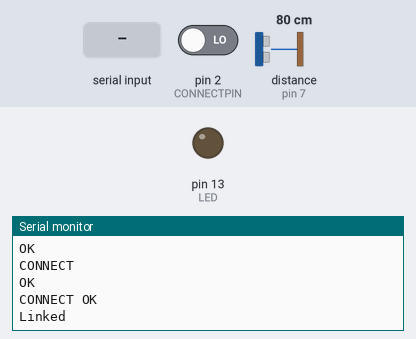
The sketch below on a simulated Arduino Uno, built with avr-gcc and run on an emulated ATmega328P. Shown: output pins drawn as LEDs (lit = HIGH), the last lines printed to the serial monitor. The inputs (shaded band) are chosen by the test bench; at power-on: pin 2 (CONNECTPIN) LOW, distance to the obstacle (sensor on pin 7) 80 cm. The echo pulse lasts 58.3 µs per cm; the modem accepts every AT command (registered, SIM ready, sends succeed) and sends nothing else.

Above: at 10.4 s.
10.5 s: "SCCS\n" received over the second serial link
At 12.1 s:
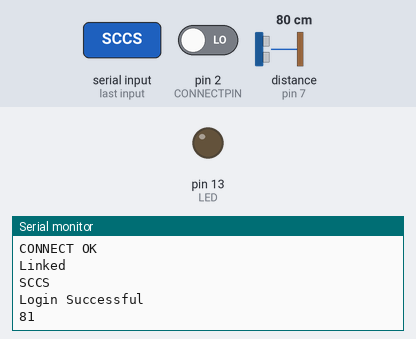
13.0 s: "BinId\n" received over the second serial link
At 15.1 s:
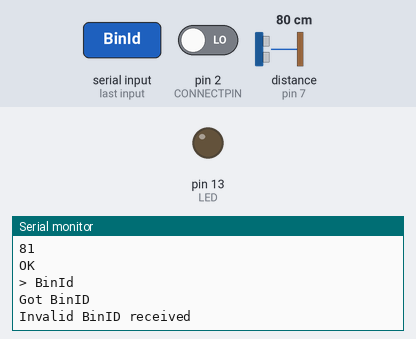

The sketch:

uno.ino
```cpp
#include <SoftwareSerial.h>
#include <NewPing.h>
#include <EEPROM.h>

const byte rxPin = 10;
const byte txPin = 11;


#define TRIGGER_PIN 6  // Arduino pin tied to trigger pin on the ultrasonic sensor.
#define ECHO_PIN 7     // Arduino pin tied to echo pin on the ultrasonic sensor.
#define MAX_DISTANCE 300

#define MAXHEIGHT 200  //Height of the bin

#define BIN_ID_ADDRESS 0
#define CONNECTPIN 2
#define LED 13
NewPing US(TRIGGER_PIN, ECHO_PIN, MAX_DISTANCE);


SoftwareSerial NODE(rxPin, txPin);
String serverIP = "192.168.157.2";
String BinID = "#XC16s";
#define BIN_ID_LENGTH 6
unsigned long lastTimeMillis = 0;
bool allowUpdate = true;
bool loggedIn = false;

String readBinIDFromEEPROM() {
  // Read Bin ID from EEPROM
  for (int i = 0; i < 6; ++i) {  // Assuming Bin ID is 6 characters long
    BinID[i] = EEPROM.read(BIN_ID_ADDRESS + i);
  }
  BinID.trim();  // Remove any leading or trailing whitespaces
  return BinID;
}

void writeBinIDToEEPROM() {
  // Write Bin ID to EEPROM
  for (int i = 0; i < BinID.length(); ++i) {
    EEPROM.write(BIN_ID_ADDRESS + i, BinID[i]);
  }
  EEPROM.write(BIN_ID_ADDRESS + BinID.length(), '\0');  // Null-terminate the string
}

bool checkEEPROM() {
  // Check if EEPROM contains valid Bin ID
  String data = readBinIDFromEEPROM();
  for(char c : data)
  {
    if(!isAlphaNumeric(c));
  }
  return true; // EEPROM data is valid
}
void setup() {
  pinMode(CONNECTPIN, INPUT_PULLUP);
  pinMode(LED, OUTPUT);
  digitalWrite(LED, LOW);
  Serial.begin(115200);
  NODE.begin(115200);
  NODE.println("AT+RST");
  delay(5000);
  NODE.println("AT+UART_CUR=9600,8,1,0,0");
  NODE.end();
  NODE.begin(9600);
  delay(100);
  printResponse();
  delay(1000);
  Serial.println("NODE Reset and Configured");
  NODE.println("AT+CIPMUX=1");  // Set NODE to Station mode
  delay(100);
  NODE.println("AT+CIFSR");
  printResponse();
  delay(1000);
}

void connectToGetBinID() {
  String httpRequest = "                                        ";
  httpRequest += "GET /connect HTTP/1.1\r\n";
  httpRequest += "Host: " + serverIP + "\r\n";
  httpRequest += "Content-Type: application/x-www-form-urlencoded\r\n";
  String DatahttpRequest = "username=divyanshundley&password=divyansh&device=NODE";
  httpRequest += "Content-Length:" + String(DatahttpRequest.length()) + "\r\n";
  httpRequest += "\r\n";
  httpRequest += DatahttpRequest;
  httpRequest += "\n";
  httpRequest += "\r\n";

  NODE.println("AT+CIPSTART=4,\"TCP\",\"" + serverIP + "\",8000");
  delay(300);
  printResponse();
  String command = "AT+CIPSEND=4," + String(httpRequest.length() + 4);
  NODE.println(command);
  delay(100);
  NODE.print(httpRequest);
  delay(1000);
  printResponse();
}

void printResponse() {
  while (NODE.available()) {
    String data = NODE.readStringUntil('\r');
    int length = data.length();
    data.trim();
    Serial.println(data);
    if (data.indexOf("SCCS") >= 0) {
      Serial.println("Login Successful");
      loggedIn = true;
      Serial.println(US.ping_cm());
    } else if (data.indexOf("BinId") >= 0) {
      Serial.println("Got BinID");
      BinID = data.substring(6, 12);
      delay(100);
      if (BinID.length() == BIN_ID_LENGTH) {
        writeBinIDToEEPROM();
      } else {
        Serial.println("Invalid BinID received");
      }
    }
  }
}
void update() {
  String httpRequest = "                                        ";
  httpRequest += "POST /update HTTP/1.1\r\n";
  httpRequest += "Host: " + serverIP + "\r\n";
  httpRequest += "Content-Type: application/x-www-form-urlencoded\r\n";
  int fillUp = (US.ping_cm() * 100) / MAXHEIGHT;
  // fillUp = 111;
  String DatahttpRequest = "BinID=" + BinID + "&fillUp=" + String(fillUp);
  if (fillUp >= 101 || 0 >= fillUp) {  //I the percentage is >= 101 then the sensor is not in the corrct position this may be due to a refresh
    Serial.println("A value greater than 100 has been detected");
    delay(200);
    Serial.println("This maybe due to an ongoing refresh");
    delay(200);
    Serial.println("After ten seconds the system will send another update to the server if the value if in the correct limits");
    delay(200);
    Serial.println("Distance > 100 :" + String(fillUp));
    for (int i = 1; i < 10; i++) {
      Serial.print(10 - i);
      Serial.println(" seconds till update");
      digitalWrite(LED, HIGH);
      delay(500);
      digitalWrite(LED, LOW);
      delay(500);
    }
    fillUp = 0;
    update();
    return;
  }
  httpRequest += "Content-Length:" + String(DatahttpRequest.length()) + "\r\n";
  httpRequest += "\r\n";
  httpRequest += DatahttpRequest;
  httpRequest += "\n";
  httpRequest += "\r\n";

  NODE.println("AT+CIPSTART=4,\"TCP\",\"" + serverIP + "\",8000");
  delay(300);
  printResponse();
  String command = "AT+CIPSEND=4," + String(httpRequest.length() + 4);
  NODE.println(command);
  delay(100);
  NODE.print(httpRequest);
  printResponse();
}

void login() {
  if (checkEEPROM()) {
    BinID = readBinIDFromEEPROM();
  }
  String httpRequest = "                                        ";
  httpRequest += "POST /loginUser HTTP/1.1\r\n";
  httpRequest += "Host: " + serverIP + "\r\n";
  httpRequest += "Content-Type: application/x-www-form-urlencoded\r\n";
  String DatahttpRequest = "username=divyanshundley&password=divyansh&device=NODE";
  httpRequest += "Content-Length:" + String(DatahttpRequest.length()) + "\r\n";
  httpRequest += "\r\n";
  httpRequest += DatahttpRequest;
  httpRequest += "\n";
  httpRequest += "\r\n";

  NODE.println("AT+CIPSTART=4,\"TCP\",\"" + serverIP + "\",8000");
  delay(300);
  printResponse();
  String command = "AT+CIPSEND=4," + String(httpRequest.length() + 4);
  NODE.println(command);
  delay(100);
  NODE.print(httpRequest);
  delay(1000);
  printResponse();
}

void loop() {
  if (millis() - lastTimeMillis > 1000) {
    if (!loggedIn) {
      login();
    } else if (loggedIn && digitalRead(CONNECTPIN)) {
      digitalWrite(CONNECTPIN, HIGH);
      delay(300);
      digitalWrite(CONNECTPIN, LOW);
      delay(300);
      connectToGetBinID();
    } else if (loggedIn && allowUpdate) {
      update();
    } else {
      Serial.println("Failed to login");
    }
    lastTimeMillis = millis();
  }
}
```

Measured:
- after the input at 10.5 s, the serial monitor: prints a new line after 1.0 s (image 1)
- after the input at 13.0 s, the serial monitor: prints a new line after 1.0 s (image 2)
